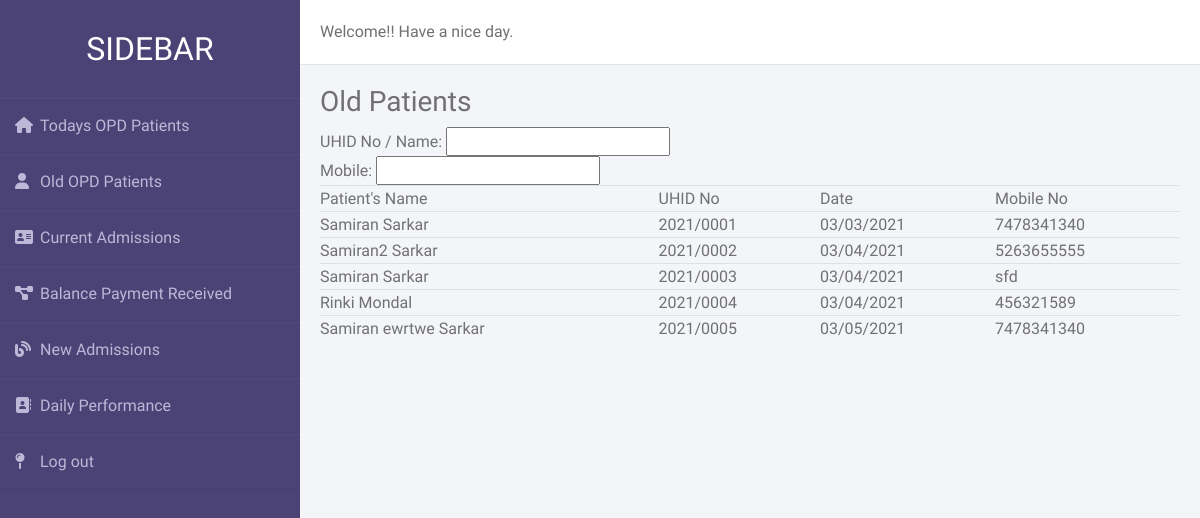
Page /old-patients/ on the earlier database version.
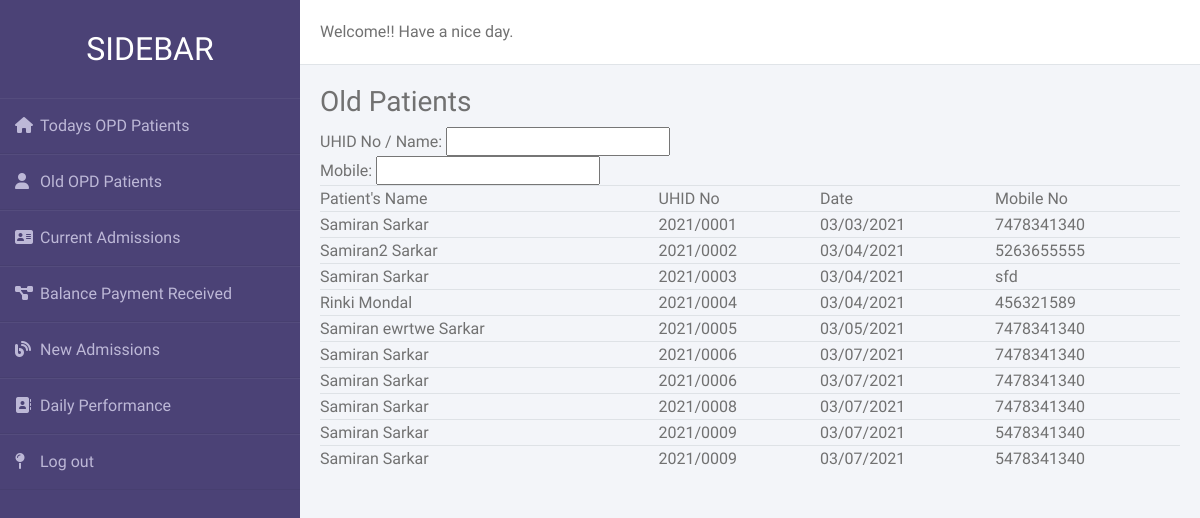
Same page on the later database version.
### users/models.py (models this page shows, shortened)
class Patients(models.Model):
    UhidNo = models.CharField(default=creatUhid, max_length=100)
    title = models.CharField(max_length=10)
    surname = models.CharField(max_length=50)
    firstName = models.CharField(max_length=50)
    middleName = models.CharField(max_length=50, default='', blank=True)
    BirthDate = models.DateField(null=True, blank=True)
    patient_status = models.CharField(max_length=15, default='N', blank=True)
    Age = models.IntegerField(default=0)
    gender = models.CharField(max_length=20)
    address = models.TextField(blank=True)
    tell_no = models.CharField(max_length=10)
    ref_by = models.CharField(max_length=100)
    paymentBy = models.CharField(max_length=10)
    id_proof_name = models.CharField(max_length=100)
    id_prof_details = models.CharField(max_length=20)
    Weight = models.DecimalField(max_digits=10, decimal_places=3, default=0.000)
    created_at = models.DateTimeField(auto_now_add=True)
    created_by = models.CharField(max_length=50, blank=True, null=True)

### pages/views.py (the view)
# urls.py: path('old-patients/', views.old_patients, name='old_patients'),
def old_patients(request):
    context={}
    patients = Patients.objects.all()
    context['patients'] = patients
    context['form'] = PatientsUhiForm()
    return render(request, 'oldPatients.html', context)

### pages/forms.py
class PatientsUhiForm(forms.ModelForm):
    class Meta:
        model = Patients
        fields = ('UhidNo',)

### users/models.py (called while the page is built)
def creatUhid():
    dates = date.today()
    year = dates.year
    total_patients = Patients.objects.filter(created_at__year = year).count()
    if total_patients < 9:
        text = '{0}/000{1}'.format(str(year), str(total_patients+1))
    elif (total_patients <99) and (total_patients >=10):
        text = '{0}/00{1}'.format(str(year), str(total_patients+1))
    elif (total_patients <999 ) and (total_patients >=100):
        text = '{0}/0{1}'.format(str(year), str(total_patients+1))
    else:
        text = '{0}/{1}'.format(str(year), str(total_patients+1))
    return text

### templates/oldPatients.html (shortened to what this page needs)
{% extends './base2.html' %}
{% block content %}
<div>
    <h3>Old Patients</h3>
    UHID No / Name: <input type='text' id='nameornumber'><br>
    Mobile: <input type='text' id='Mobile'>
    <table class="table" id='patientTable'>
        <thead>
            <tr>
                <td scope="col">Patient's Name</td>
                <td scope="col">UHID No</td>
                <td scope="col">Date</td>
                <td scope="col">Mobile No</td>
            </tr>
        </thead>
        <tbody>
            {% for patient in patients %}
            <tr>
                <td> {{ patient.firstName}} {{patient.middleName}} {{patient.surname}} </td>
                <td>{{ patient.UhidNo }}</td>
                <td>{{ patient.created_at|date:"SHORT_DATE_FORMAT" }}</td>
                <td> {{ patient.tell_no}} </td>
            </tr>
            {% endfor %}
        </tbody>
    </table>
</div>
{% endblock %}

### templates/base2.html (shortened to what this page needs)
<!DOCTYPE html>
<html lang="en">
<head>
    <link rel="stylesheet" href="https://maxcdn.bootstrapcdn.com/bootstrap/4.0.0/css/bootstrap.min.css">
    <link rel="stylesheet" href="https://cdn.datatables.net/1.10.23/css/dataTables.bootstrap4.min.css">
</head>
<body>
<div class="wrapper">
    <div class="sidebar">
        <h2>Sidebar</h2>
        <ul>
            <li><a href="#"><i class="fas fa-home"></i>Todays OPD Patients</a></li>
            <li><a href="#"><i class="fas fa-user"></i>Old OPD Patients</a></li>
            <li><a href="#"><i class="fas fa-address-card"></i>Current Admissions</a></li>
            <li><a href="#"><i class="fas fa-project-diagram"></i>Balance Payment Received</a></li>
            <li><a href="#"><i class="fas fa-blog"></i>New Admissions</a></li>
            <li><a href="#"><i class="fas fa-address-book"></i>Daily Performance</a></li>
            <li><a href="#"><i class="fas fa-map-pin"></i>Log out</a></li>
        </ul>
    </div>
    <div class="main_content">
        <div class="header">Welcome!! Have a nice day.</div>
        <div class="info">
          {% block content %} {% endblock %}
      </div>
    </div>
</div>
</body>
</html>

### templates/oldPatients.html (style rules this page uses)
.table td, .table th { padding: 0 !important; }

Differences in the rows shown:
added Patients: firstName "Samiran", surname "Sarkar", UhidNo "2021/0006", created_at "03/07/2021", tell_no "7478341340"
added Patients: firstName "Samiran", surname "Sarkar", UhidNo "2021/0006", created_at "03/07/2021", tell_no "7478341340"
added Patients: firstName "Samiran", surname "Sarkar", UhidNo "2021/0008", created_at "03/07/2021", tell_no "7478341340"
added Patients: firstName "Samiran", surname "Sarkar", UhidNo "2021/0009", created_at "03/07/2021", tell_no "5478341340"
added Patients: firstName "Samiran", surname "Sarkar", UhidNo "2021/0009", created_at "03/07/2021", tell_no "5478341340"
